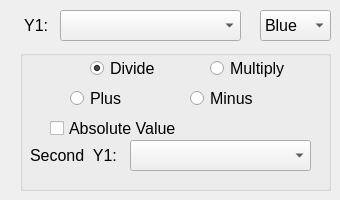
               <widget class="QWidget" name="tab_4">
                <attribute name="title">
                 <string>Y1</string>
                </attribute>
                <widget class="QLabel" name="label_3">
                 <property name="geometry">
                  <rect>
                   <x>20</x>
                   <y>10</y>
                   <width>41</width>
                   <height>31</height>
                  </rect>
                 </property>
                 <property name="font">
                  <font>
                   <pointsize>12</pointsize>
                  </font>
                 </property>
                 <property name="text">
                  <string> Y1:</string>
                 </property>
                </widget>
                <widget class="QComboBox" name="comboBox_y1">
                 <property name="geometry">
                  <rect>
                   <x>60</x>
                   <y>10</y>
                   <width>181</width>
                   <height>31</height>
                  </rect>
                 </property>
                 <property name="font">
                  <font>
                   <pointsize>12</pointsize>
                  </font>
                 </property>
                </widget>
                <widget class="QGroupBox" name="groupBox_y1">
                 <property name="geometry">
                  <rect>
                   <x>20</x>
                   <y>50</y>
                   <width>311</width>
                   <height>141</height>
                  </rect>
                 </property>
                 <property name="title">
                  <string/>
                 </property>
                 <widget class="QComboBox" name="comboBox_second_y1">
                  <property name="geometry">
                   <rect>
                    <x>110</x>
                    <y>90</y>
                    <width>181</width>
                    <height>31</height>
                   </rect>
                  </property>
                  <property name="font">
                   <font>
                    <pointsize>12</pointsize>
                   </font>
                  </property>
                 </widget>
                 <widget class="QRadioButton" name="radioButton_y1_multiply">
                  <property name="geometry">
                   <rect>
                    <x>190</x>
                    <y>10</y>
                    <width>81</width>
                    <height>17</height>
                   </rect>
                  </property>
                  <property name="font">
                   <font>
                    <pointsize>12</pointsize>
                   </font>
                  </property>
                  <property name="text">
                   <string>Multiply</string>
                  </property>
                 </widget>
                 <widget class="QRadioButton" name="radioButton_y1_divide">
                  <property name="geometry">
                   <rect>
                    <x>70</x>
                    <y>10</y>
                    <width>71</width>
                    <height>17</height>
                   </rect>
                  </property>
                  <property name="font">
                   <font>
                    <pointsize>12</pointsize>
                   </font>
                  </property>
                  <property name="text">
                   <string>Divide</string>
                  </property>
                  <property name="checked">
                   <bool>true</bool>
                  </property>
                 </widget>
                 <widget class="QRadioButton" name="radioButton_y1_plus">
                  <property name="geometry">
                   <rect>
                    <x>50</x>
                    <y>40</y>
                    <width>71</width>
                    <height>17</height>
                   </rect>
                  </property>
                  <property name="font">
                   <font>
                    <pointsize>12</pointsize>
                   </font>
                  </property>
                  <property name="text">
                   <string>Plus</string>
                  </property>
                 </widget>
                 <widget class="QRadioButton" name="radioButton_y1_minus">
                  <property name="geometry">
                   <rect>
                    <x>170</x>
                    <y>40</y>
                    <width>71</width>
                    <height>17</height>
                   </rect>
                  </property>
                  <property name="font">
                   <font>
                    <pointsize>12</pointsize>
                   </font>
                  </property>
                  <property name="text">
                   <string>Minus</string>
                  </property>
                 </widget>
                 <widget class="QLabel" name="label_13">
                  <property name="geometry">
                   <rect>
                    <x>10</x>
                    <y>90</y>
                    <width>91</width>
                    <height>31</height>
                   </rect>
                  </property>
                  <property name="font">
                   <font>
                    <pointsize>12</pointsize>
                   </font>
                  </property>
                  <property name="text">
                   <string>Second  Y1:</string>
                  </property>
                 </widget>
                 <widget class="QCheckBox" name="checkBox_y1_value">
                  <property name="geometry">
                   <rect>
                    <x>30</x>
                    <y>70</y>
                    <width>131</width>
                    <height>17</height>
                   </rect>
                  </property>
                  <property name="font">
                   <font>
                    <pointsize>12</pointsize>
                   </font>
                  </property>
                  <property name="text">
                   <string>Absolute Value</string>
                  </property>
                 </widget>
                </widget>
                <widget class="QComboBox" name="comboBox_color_y1">
                 <property name="geometry">
                  <rect>
                   <x>260</x>
                   <y>10</y>
                   <width>71</width>
                   <height>31</height>
                  </rect>
                 </property>
                 <property name="font">
                  <font>
                   <pointsize>12</pointsize>
                  </font>
                 </property>
                 <item>
                  <property name="text">
                   <string>Blue</string>
                  </property>
                 </item>
                 <item>
                  <property name="text">
                   <string>Green</string>
                  </property>
                 </item>
                 <item>
                  <property name="text">
                   <string>Red</string>
                  </property>
                 </item>
                 <item>
                  <property name="text">
                   <string>Yellow</string>
                  </property>
                 </item>
                 <item>
                  <property name="text">
                   <string>Black</string>
                  </property>
                 </item>
                </widget>
               </widget>
